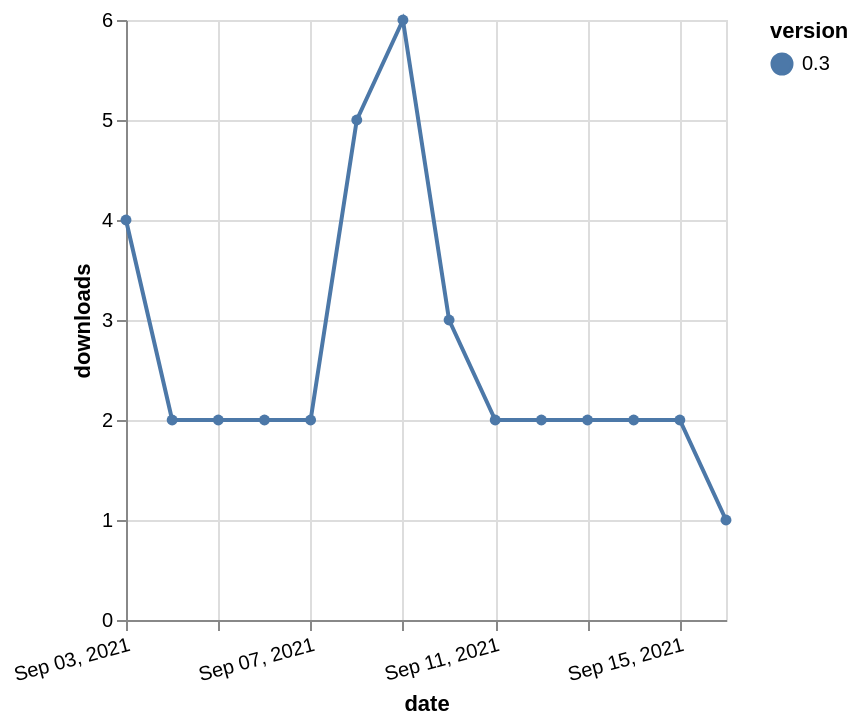

Source (Vega-Lite JSON):
### Vega-Lite specification from a JSON file in a GitHub repository (floating-point values rounded to 4 significant figures)
{"$schema": "https://vega.github.io/schema/vega-lite/v5.json", "description": "A simple bar chart with embedded data.", "data": {"values": [{"date": "2021-09-03", "total": 3338, "delta": 4, "version": "0.3"}, {"date": "2021-09-04", "total": 3340, "delta": 2, "version": "0.3"}, {"date": "2021-09-05", "total": 3342, "delta": 2, "version": "0.3"}, {"date": "2021-09-06", "total": 3344, "delta": 2, "version": "0.3"}, {"date": "2021-09-07", "total": 3346, "delta": 2, "version": "0.3"}, {"date": "2021-09-08", "total": 3351, "delta": 5, "version": "0.3"}, {"date": "2021-09-09", "total": 3357, "delta": 6, "version": "0.3"}, {"date": "2021-09-10", "total": 3360, "delta": 3, "version": "0.3"}, {"date": "2021-09-11", "total": 3362, "delta": 2, "version": "0.3"}, {"date": "2021-09-12", "total": 3364, "delta": 2, "version": "0.3"}, {"date": "2021-09-13", "total": 3366, "delta": 2, "version": "0.3"}, {"date": "2021-09-14", "total": 3368, "delta": 2, "version": "0.3"}, {"date": "2021-09-15", "total": 3370, "delta": 2, "version": "0.3"}, {"date": "2021-09-16", "total": 3371, "delta": 1, "version": "0.3"}]}, "width": "container", "mark": {"type": "line", "point": {"filled": true}}, "encoding": {"x": {"field": "date", "type": "temporal", "timeUnit": "yearmonthdate", "title": "date", "axis": {"labelAngle": -15}}, "y": {"field": "delta", "type": "quantitative", "title": "downloads"}, "color": {"field": "version", "type": "nominal"}, "tooltip": {"field": "delta"}}}
